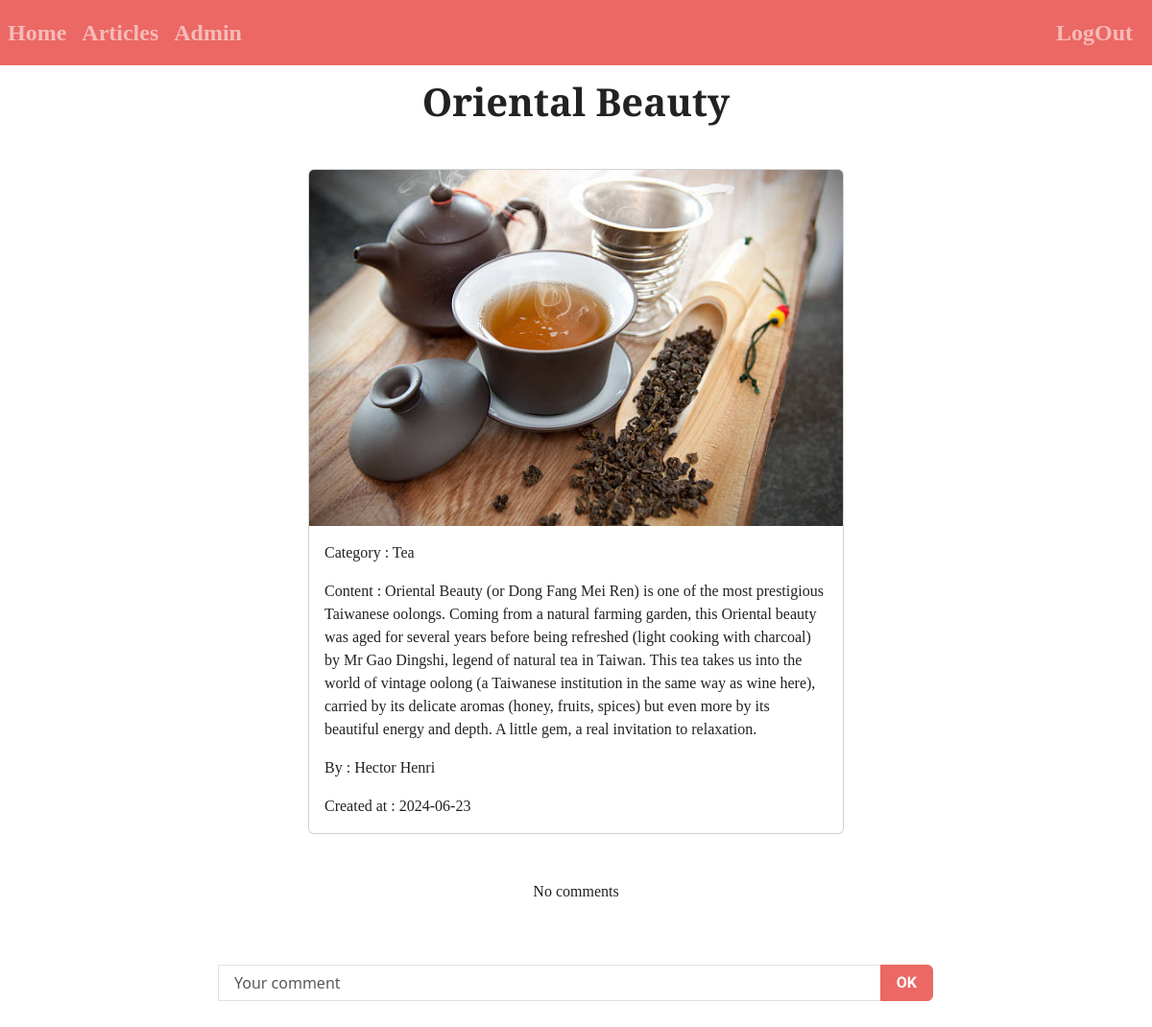
Screenshot of /articles/p/21 (signed in) with the database file from the repository.
### tables this page shows
CREATE TABLE `posts` (
  `id` int NOT NULL,
  `title` varchar(255) NOT NULL,
  `content` longtext NOT NULL,
  `img` varchar(255) DEFAULT NULL,
  `created_at` datetime NOT NULL DEFAULT CURRENT_TIMESTAMP,
  `category_id` int DEFAULT NULL,
  `user_id` int NOT NULL
);

CREATE TABLE `categories` (
  `id` int NOT NULL,
  `name` varchar(255) NOT NULL,
  `created_at` datetime NOT NULL DEFAULT CURRENT_TIMESTAMP
);

CREATE TABLE `users` (
  `id` int NOT NULL,
  `name` varchar(255) NOT NULL,
  `email` varchar(255) NOT NULL,
  `password` varchar(255) NOT NULL,
  `role` varchar(10) NOT NULL
);

### controllers/PostsController.php (called while the page is built, shortened)
<?php
require_once "models/PostManager.php";
require_once "models/CategoryManager.php";
require_once "models/UserManager.php";
class PostsController{
    private $postManager;
    private $commentManager;
    private $categoryManager;
    private $userManager;
    public function __construct(){
        $this->postManager = new postManager;
        $this->commentManager = new commentManager;
        $this->categoryManager = new categoryManager;
        $this->userManager = new userManager;
        $this->postManager->chargementPosts();
        $this->commentManager->chargementComments();
        $this->categoryManager->chargementCategories();
        $this->userManager->chargementUsers();
    }
    public function showPost($id){
        if (array_key_exists('name', $_SESSION) !== TRUE){
            header('Location: '. URL . "signup");
        }else{
            $post = $this->postManager->getPostById($id);
            $categories = $this->categoryManager->getCategories();
            $users = $this->userManager->getUsers();
            if($this->commentManager->getCommentsById($id) !== ''){
                    $comments = $this->commentManager->getCommentsById($id);
            }
        }
        require "views/showPost.view.php";
    }
}

### models/PostManager.php (called while the page is built, shortened)
<?php
require_once "Model.class.php";
require_once "Post.class.php";
require_once "CategoryManager.php";
require_once "Category.class.php";
class PostManager extends Model{
    private $posts;
    public function creatPost($post){
        $this->posts[] = $post;
    }
    public function chargementPosts(){
        $req = $this->getBdd()->prepare("SELECT * FROM posts ORDER BY id DESC");
        $req->execute();
        $myposts = $req->fetchAll(PDO::FETCH_ASSOC);
        foreach($myposts as $post){
            $l = new Post($post['id'],$post['title'],$post['content'],$post['img'],$post['created_at'],$post['category_id'], $post['user_id']);
        }
    }
    public function getPostById($id){
        for($i=0; $i < count($this->posts);$i++){
            if($this->posts[$i]->getId() == $id){
                return $this->posts[$i];
            }
        }
        throw new Exception("This article doesn't existe");
    }
}

### models/Post.class.php (called while the page is built, shortened)
<?php
class Post{
    private $id;
    private $title;
    private $content;
    private $img;
    private $time;
    private $category;
    private $user;
    public function __construct($id,$title,$content,$img,$time,$category,$user){
        $this->id = $id;
        $this->title = $title;
        $this->content = $content;
        $this->img = $img;
        $this->time = $time;
        $this->category = $category;
        $this->user = $user;
    }
    public function getId(){
        return $this->id;
    }
    public function getTitle(){
        return $this->title;
    }
    public function getContent(){
        return $this->content;
    }
    public function getImage(){
        return $this->img;
    }
    public function getTime(){
        return $this->time;
    }
    public function getCategory(){
        return $this->category;
    }
    public function getUser(){
        return $this->user;
    }
}

### models/Model.class.php (called while the page is built, shortened)
<?php
abstract class Model{
    private static $pdo;
    private static function setBdd(){
        self::$pdo = new PDO("mysql:host=localhost;dbname=relaxtime;charset=utf8","root","");
        self::$pdo->setAttribute(PDO::ATTR_ERRMODE,PDO::ERRMODE_WARNING);
    }
    protected function getBdd(){
        return self::$pdo;
    }
}

### models/CategoryManager.php (called while the page is built, shortened)
<?php
require_once "Model.class.php";
require_once "Category.class.php";
class CategoryManager extends Model{
    private $categories;
    public function creatCategory($category){
        $this->categories[] = $category;
    }
    public function getCategories(){
        return $this->categories;
    }
    public function chargementCategories(){
        $req = $this->getBdd()->prepare("SELECT * FROM categories");
    }
}

### models/Category.class.php (called while the page is built, shortened)
<?php
class Category{
    private $id;
    private $name;
    public function __construct($id,$name,$date){
        $this->id = $id;
        $this->name = $name;
    }
    public function getId(){
        return $this->id;
    }
    public function getCat(){
        return $this->name;
    }
  }

### models/UserManager.php (called while the page is built, shortened)
<?php
require_once "Model.class.php";
require_once "User.class.php";
class UserManager extends Model{
    private $users;
    public function creatUser($user){
      $this->users[] = $user;
  }
  public function getUsers(){
      return $this->users;
  }
  public function chargementUsers(){
      $req = $this->getBdd()->prepare("SELECT * FROM users ORDER BY name");
  }
}

### models/User.class.php (called while the page is built, shortened)
<?php
class User{
    private $id;
    private $name;
    public function __construct($id,$name,$email,$password,$role){
        $this->id = $id;
        $this->name = $name;
    }
    public function getId(){
        return $this->id;
    }
    public function getName(){
        return $this->name;
    }
}

### views/showPost.view.php (the view, shortened to what this page needs)
<div class="container">
    <div class="card mx-auto col-10 col-md-6 my-5">
        <?php if($post->getImage() !== ''):?>
                <img src="<?= URL ?>public/images/<?= $post->getImage(); ?>" class="card-img-top">
        <?php else: ?>
                <p>No image</p>
        <?php endif ?>
            <div class="card-body fs-6">
                <?php foreach($categories as $category): ?>
                    <?php if($post->getCategory() == $category->getId() ): ?>
                        <p>Category : <?= $category->getCat() ;?></p>
                    <?php endif; ?>
                <?php endforeach; ?>
                <p class="card-text">Content : <?= $post->getContent(); ?></p>
                <?php foreach($users as $user): ?>
                    <?php if($post->getUser() == $user->getId() ): ?>
                        <p>By : <?= $user->getName() ;?></p>
                    <?php endif; ?>
                <?php endforeach; ?>
                <p class="card-text fs-6">Created at : <?php $date = strtotime($post->getTime()); echo date("Y-m-d", $date); ?></p>
            </div>
    </div>
            <div class="text-center" style="overflow-y: auto; max-height: 200px;">
                <?php if(!empty($comments)): ?>
                        <?php foreach((array) $comments as $comment): ?>
                                <?php if($comment->getUser_id() !== NULL && $comment->getPost_id() == $post->getId()): ?>
                                    <?php foreach($users as $user): ?>
                                        <?php if($comment->getUser_id()== $user->getId() ): ?>
                                            <div class="container row mx-auto">
                                                <p class="col-sm-8"><?= $user->getName() ;?> : <?= $comment->getComment();?></p>
                                                <?php if (array_key_exists('name', $_SESSION) == TRUE):?>
                                                    <?php if ($_SESSION['id'] == $comment->getUser_id() || $_SESSION['role'] == 'admin'): ?>
                                                        <form method="POST" action="<?= URL ?>articles/dc/<?= $comment->getId();?>" class="col-sm-2">
                                                            <input type="hidden" name="post_id" value="<?= $post->getId() ?>" />
                                                            <button class="btn btn-outline-secondary" type="submit">Delete</button>
                                                        </form>
                                                        <?php endif; ?>
                                                    <?php else :?>
                                                <?php endif; ?>
                                            </div>
                                        <?php endif; ?>
                                    <?php endforeach; ?>
                                <?php endif; ?>
                        <?php endforeach; ?>
                <?php else:?>
                                <p>No comments</p>
                <?php endif; ?>
            </div>
            <form method="POST" action="<?= URL ?>articles/cm" class="col-8 my-5 mx-auto">
                <div class="input-group mb-3">
                    <input for="validationCustom03" type="text" class="form-control" placeholder="Your comment" aria-label="default input example" aria-describedby="button-addon2" name="comment" id="validationCustom03" required>
                    <button class="btn btn-primary" type="submit" id="button-addon2">OK</button>
                </div>
            </form>
</div>
<?php
$content = ob_get_clean();
$title = $post->getTitle();
require "template.php";
?>

### views/template.php (shortened to what this page needs)
<!DOCTYPE html>
<html lang="en">
<head>
    <link rel="stylesheet" type="text/css" href="../public/css/normalize.css">
    <link rel="stylesheet" href="https://bootswatch.com/5/journal/bootstrap.css">
    <link rel="stylesheet" type="text/css" href="./public/css/global.css">
    <link rel="stylesheet" href="https://cdn.jsdelivr.net/npm/bootstrap-icons@1.11.1/font/bootstrap-icons.css">
</head>
<body>
    <nav class="navbar navbar-expand-lg navbar-dark bg-primary">
        <div class="collapse navbar-collapse" id="navbarColor01">
            <ul class="navbar-nav mr-auto">
                <li class="nav-item">
                    <a class="nav-link fs-4 ps-2" href="<?= URL ?>home">Home</a>
                </li>
                <li class="nav-item">
                    <a class="nav-link fs-4 ps-2" href="<?= URL ?>articles">Articles</a>
                </li>
                <?php if (array_key_exists('name', $_SESSION) == TRUE && $_SESSION['role'] == 'admin'): ?>
                <li class="nav-item">
                    <a class="nav-link fs-4 ps-2" href="<?= URL ?>admin">Admin</a>
                </li>
                <?php endif; ?>
            </ul>
            <div class="login-nav container-fluid d-lg-flex justify-content-lg-end">
                <ul class="navbar-nav mr-auto">
        <?php if (array_key_exists('name', $_SESSION) == TRUE): ?>
                    <li class="nav-item"><a class="nav-link fs-4" href="<?= URL ?>logout">LogOut</a></li>
        <?php else: ?>
                    <li class="nav-item"><a class="nav-link fs-4" href="<?= URL ?>login">SignIn</a></li>
                    <li class="nav-item"><a class="nav-link fs-4" href="<?= URL ?>signup">SignUp</a></li>
        <?php endif; ?>
                </ul>
            </div>
        </div>
    </nav>
        <div class="container text-center">
            <h1 class="text-origin my-3"><?= $title ?></h1>
        </div>
        <main><?= $content ?></main>
</body>
</html>

### public/css/global.css (style rules this page uses)
nav { font-family: serif !important; }
.text-origin { font-family: 'Cinzel', serif; }
p, a, li { font-family: serif; }

### rows the page displays
posts: title "Oriental Beauty", img (picture), content "Oriental Beauty (or Dong Fang Mei Ren) is one of the most prestigious Taiwanese oolongs. Coming from a natural farming garden, this Oriental beauty was aged for several years before being refreshed (light cooking with charcoal) by Mr Gao Dingshi, legend of natural tea in Taiwan. This tea takes us into the world of vintage oolong (a Taiwanese institution in the same way as wine here), carried by its delicate aromas (honey, fruits, spices) but even more by its beautiful energy and depth. A little gem, a real invitation to relaxation.", created_at "2024-06-23"
categories: name "Tea"
users: name "Hector Henri"
